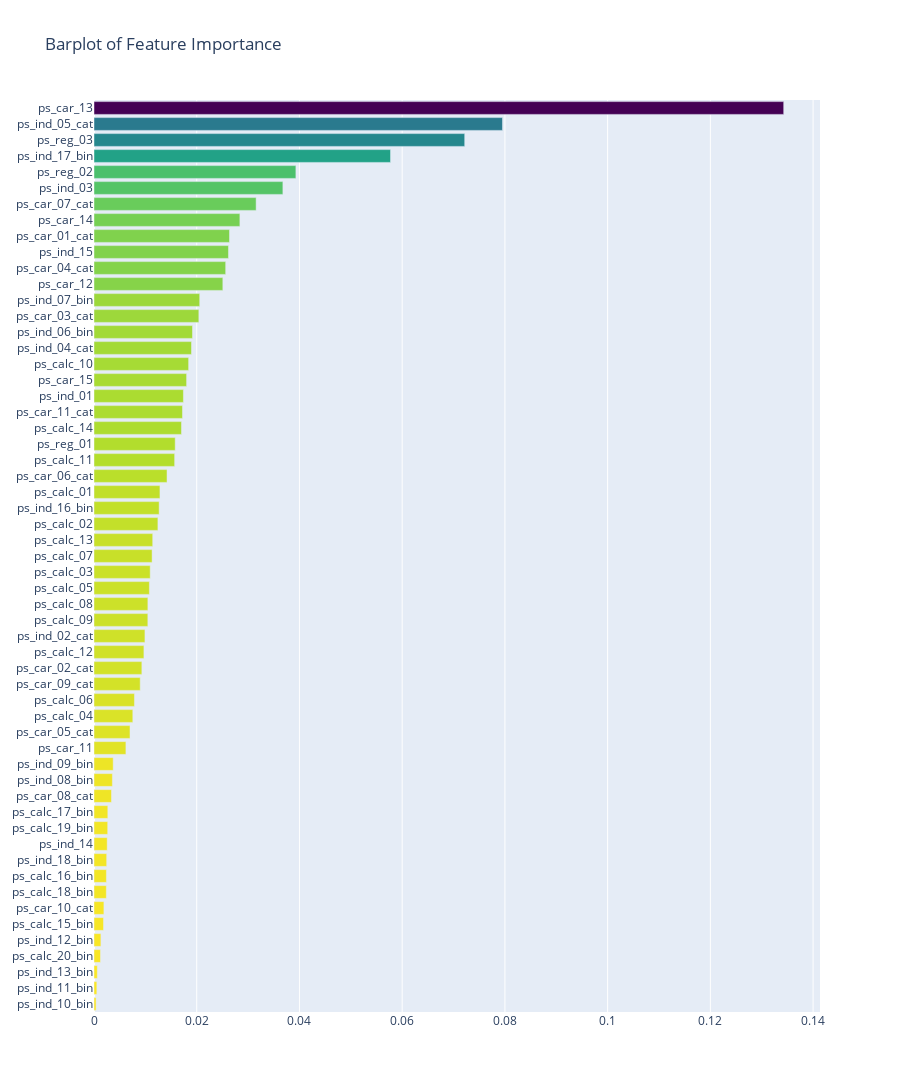

Notebook source saved alongside this figure:
### Code cell
x, y = (list(x) for x in zip(*sorted(zip(rf.feature_importances_, features),
                                    reverse = False)))
trace2 = go.Bar(x = x,
                y = y, 
                marker = dict(color = x ,
                             colorscale = 'Viridis', 
                             reversescale = True),
               name = 'Random Forest Feature importance',
               orientation = 'h')

layout = dict(title = 'Barplot of Feature Importance',
             width = 900, height = 2000,
             yaxis = dict(showgrid = False,
                         showline = False,
                         showticklabels = True))

fig1 = go.Figure(data = [trace2])
fig1['layout'].update(layout)
py.iplot(fig1, filename = 'plots')

### Figure 1 — Plotly figure (JSON) as saved in the notebook; plotly's stock layout.template omitted (floating-point values rounded to 4 significant figures)
{"data": [{"marker": {"color": [0.0004087, 0.0005535, 0.0006506, 0.001267, 0.001344, 0.001853, 0.001929, 0.002403, 0.002417, 0.002469, 0.002568, 0.00267, 0.002692, 0.0034, 0.003581, 0.003738, 0.006215, 0.00701, 0.007558, 0.007875, 0.008997, 0.009318, 0.00972, 0.009918, 0.01048, 0.01049, 0.01078, 0.01094, 0.01131, 0.01143, 0.01244, 0.01268, 0.01284, 0.01422, 0.0157, 0.01581, 0.01703, 0.01722, 0.01741, 0.01803, 0.01842, 0.01898, 0.01918, 0.02041, 0.02058, 0.02508, 0.02564, 0.02618, 0.02638, 0.0284, 0.03157, 0.03677, 0.0393, 0.05773, 0.07217, 0.07953, 0.1343], "colorscale": [[0, "#440154"], [0.1111, "#482878"], [0.2222, "#3e4989"], [0.3333, "#31688e"], [0.4444, "#26828e"], [0.5556, "#1f9e89"], [0.6667, "#35b779"], [0.7778, "#6ece58"], [0.8889, "#b5de2b"], [1, "#fde725"]], "reversescale": true}, "name": "Random Forest Feature importance", "orientation": "h", "type": "bar", "x": [0.0004087, 0.0005535, 0.0006506, 0.001267, 0.001344, 0.001853, 0.001929, 0.002403, 0.002417, 0.002469, 0.002568, 0.00267, 0.002692, 0.0034, 0.003581, 0.003738, 0.006215, 0.00701, 0.007558, 0.007875, 0.008997, 0.009318, 0.00972, 0.009918, 0.01048, 0.01049, 0.01078, 0.01094, 0.01131, 0.01143, 0.01244, 0.01268, 0.01284, 0.01422, 0.0157, 0.01581, 0.01703, 0.01722, 0.01741, 0.01803, 0.01842, 0.01898, 0.01918, 0.02041, 0.02058, 0.02508, 0.02564, 0.02618, 0.02638, 0.0284, 0.03157, 0.03677, 0.0393, 0.05773, 0.07217, 0.07953, 0.1343], "y": ["ps_ind_10_bin", "ps_ind_11_bin", "ps_ind_13_bin", "ps_calc_20_bin", "ps_ind_12_bin", "ps_calc_15_bin", "ps_car_10_cat", "ps_calc_18_bin", "ps_calc_16_bin", "ps_ind_18_bin", "ps_ind_14", "ps_calc_19_bin", "ps_calc_17_bin", "ps_car_08_cat", "ps_ind_08_bin", "ps_ind_09_bin", "ps_car_11", "ps_car_05_cat", "ps_calc_04", "ps_calc_06", "ps_car_09_cat", "ps_car_02_cat", "ps_calc_12", "ps_ind_02_cat", "ps_calc_09", "ps_calc_08", "ps_calc_05", "ps_calc_03", "ps_calc_07", "ps_calc_13", "ps_calc_02", "ps_ind_16_bin", "ps_calc_01", "ps_car_06_cat", "ps_calc_11", "ps_reg_01", "ps_calc_14", "ps_car_11_cat", "ps_ind_01", "ps_car_15", "ps_calc_10", "ps_ind_04_cat", "ps_ind_06_bin", "ps_car_03_cat", "ps_ind_07_bin", "ps_car_12", "ps_car_04_cat", "ps_ind_15", "ps_car_01_cat", "ps_car_14", "ps_car_07_cat", "ps_ind_03", "ps_reg_02", "ps_ind_17_bin", "ps_reg_03", "ps_ind_05_cat", "ps_car_13"]}], "layout": {"height": 2000, "title": {"text": "Barplot of Feature Importance"}, "width": 900, "yaxis": {"showgrid": false, "showline": false, "showticklabels": true}}}
